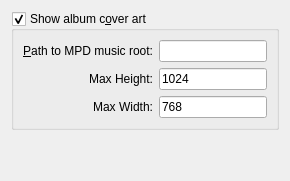
         <widget class="QWidget" name="coverArtPage">
          <layout class="QVBoxLayout" name="verticalLayout_3">
           <item>
            <widget class="QGroupBox" name="showCoverCheck">
             <property name="title">
              <string>Show album c&amp;over art</string>
             </property>
             <property name="checkable">
              <bool>true</bool>
             </property>
             <layout class="QGridLayout" name="gridLayout">
              <item row="0" column="0">
               <widget class="QLabel" name="label">
                <property name="text">
                 <string>&amp;Path to MPD music root:</string>
                </property>
                <property name="alignment">
                 <set>Qt::AlignRight|Qt::AlignTrailing|Qt::AlignVCenter</set>
                </property>
                <property name="buddy">
                 <cstring>coverDirEdit</cstring>
                </property>
               </widget>
              </item>
              <item row="0" column="1">
               <widget class="QLineEdit" name="coverDirEdit">
                <property name="inputMask">
                 <string/>
                </property>
                <property name="text">
                 <string/>
                </property>
               </widget>
              </item>
              <item row="1" column="0">
               <widget class="QLabel" name="label_12">
                <property name="text">
                 <string>Max Height:</string>
                </property>
                <property name="textFormat">
                 <enum>Qt::PlainText</enum>
                </property>
                <property name="alignment">
                 <set>Qt::AlignRight|Qt::AlignTrailing|Qt::AlignVCenter</set>
                </property>
                <property name="buddy">
                 <cstring>coverMaxHeight</cstring>
                </property>
               </widget>
              </item>
              <item row="1" column="1">
               <widget class="QLineEdit" name="coverMaxHeight">
                <property name="inputMask">
                 <string/>
                </property>
                <property name="text">
                 <string>1024</string>
                </property>
               </widget>
              </item>
              <item row="2" column="0">
               <widget class="QLabel" name="label_13">
                <property name="text">
                 <string>Max Width:</string>
                </property>
                <property name="textFormat">
                 <enum>Qt::PlainText</enum>
                </property>
                <property name="alignment">
                 <set>Qt::AlignRight|Qt::AlignTrailing|Qt::AlignVCenter</set>
                </property>
                <property name="buddy">
                 <cstring>coverMaxWidth</cstring>
                </property>
               </widget>
              </item>
              <item row="2" column="1">
               <widget class="QLineEdit" name="coverMaxWidth">
                <property name="inputMask">
                 <string/>
                </property>
                <property name="text">
                 <string>768</string>
                </property>
               </widget>
              </item>
             </layout>
            </widget>
           </item>
           <item>
            <spacer>
             <property name="orientation">
              <enum>Qt::Vertical</enum>
             </property>
             <property name="sizeHint" stdset="0">
              <size>
               <width>20</width>
               <height>40</height>
              </size>
             </property>
            </spacer>
           </item>
          </layout>
         </widget>
